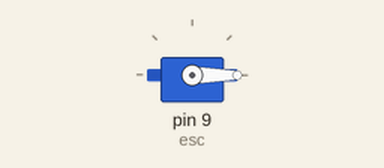
The sketch below on a simulated Arduino Uno, built with avr-gcc and run on an emulated ATmega328P. On the bench: servo.

Above: at 2.1 s.
At 4.1 s:
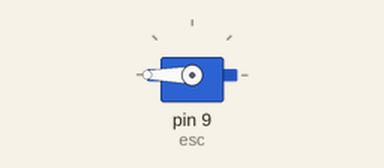
Timing chart, 0 to 5.6 s (numbered marks = the images above):
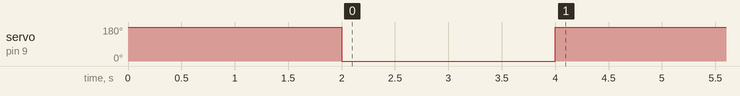

The sketch:

sketch_aug8a.ino
```cpp
#include <Servo.h>
Servo esc;
int pot;

void setup() {
  esc.attach(9, 1000, 2000);

  // Perform ESC calibration
  esc.writeMicroseconds(2000); // Send maximum pulse width
  delay(2000); // Wait for 2 seconds (you might need to adjust this)
  esc.writeMicroseconds(1000); // Send minimum pulse width
  delay(2000); // Wait for 2 seconds (you might need to adjust this)
}

void loop() {
  // for (int i = 0; i <= 100; i++) {
  //   pot = map(i, 0, 100, 0, 180);
  //   esc.write(pot);
  //   delay(100);
  // }
  pot = map(100, 0, 100, 0, 180);
    esc.write(pot);
    delay(100);
}
```

Measured:
- by itself, servo on pin 9 (esc): 180° → 0° at 2.0 s, → 180° 2.0 s later
